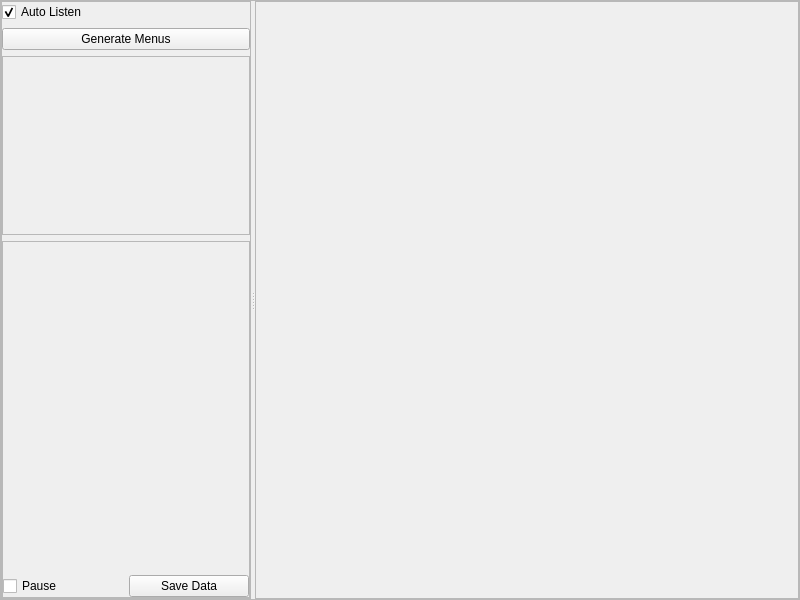
<?xml version="1.0" encoding="UTF-8"?>
<ui version="4.0">
 <class>MainWindow</class>
 <widget class="QMainWindow" name="MainWindow">
  <property name="geometry">
   <rect>
    <x>0</x>
    <y>0</y>
    <width>800</width>
    <height>600</height>
   </rect>
  </property>
  <property name="windowTitle">
   <string>MainWindow</string>
  </property>
  <widget class="QWidget" name="centralwidget">
   <layout class="QHBoxLayout" name="horizontalLayout">
    <property name="spacing">
     <number>0</number>
    </property>
    <property name="leftMargin">
     <number>0</number>
    </property>
    <property name="topMargin">
     <number>0</number>
    </property>
    <property name="rightMargin">
     <number>0</number>
    </property>
    <property name="bottomMargin">
     <number>0</number>
    </property>
    <item>
     <widget class="QSplitter" name="splitter">
      <property name="frameShape">
       <enum>QFrame::StyledPanel</enum>
      </property>
      <property name="frameShadow">
       <enum>QFrame::Raised</enum>
      </property>
      <property name="orientation">
       <enum>Qt::Horizontal</enum>
      </property>
      <property name="opaqueResize">
       <bool>true</bool>
      </property>
      <widget class="QFrame" name="frame">
       <property name="sizePolicy">
        <sizepolicy hsizetype="Maximum" vsizetype="Preferred">
         <horstretch>0</horstretch>
         <verstretch>0</verstretch>
        </sizepolicy>
       </property>
       <property name="minimumSize">
        <size>
         <width>250</width>
         <height>0</height>
        </size>
       </property>
       <property name="frameShape">
        <enum>QFrame::StyledPanel</enum>
       </property>
       <property name="frameShadow">
        <enum>QFrame::Raised</enum>
       </property>
       <property name="class" stdset="0">
        <string>PeripheralCollection</string>
       </property>
       <layout class="QVBoxLayout" name="verticalLayout" stretch="1,1,1,2">
        <property name="spacing">
         <number>6</number>
        </property>
        <property name="sizeConstraint">
         <enum>QLayout::SetDefaultConstraint</enum>
        </property>
        <property name="leftMargin">
         <number>0</number>
        </property>
        <property name="topMargin">
         <number>0</number>
        </property>
        <property name="rightMargin">
         <number>0</number>
        </property>
        <property name="bottomMargin">
         <number>0</number>
        </property>
        <item>
         <widget class="QCheckBox" name="checkBox">
          <property name="text">
           <string>Auto Listen</string>
          </property>
          <property name="checked">
           <bool>true</bool>
          </property>
         </widget>
        </item>
        <item>
         <widget class="QPushButton" name="pushButton">
          <property name="minimumSize">
           <size>
            <width>0</width>
            <height>0</height>
           </size>
          </property>
          <property name="text">
           <string>Generate Menus</string>
          </property>
         </widget>
        </item>
        <item>
         <widget class="QScrollArea" name="scrollArea">
          <property name="minimumSize">
           <size>
            <width>0</width>
            <height>0</height>
           </size>
          </property>
          <property name="styleSheet">
           <string notr="true"/>
          </property>
          <property name="widgetResizable">
           <bool>true</bool>
          </property>
          <widget class="QWidget" name="scrollLayout">
           <property name="geometry">
            <rect>
             <x>0</x>
             <y>0</y>
             <width>246</width>
             <height>174</height>
            </rect>
           </property>
           <layout class="QVBoxLayout" name="nodeArea">
            <property name="spacing">
             <number>0</number>
            </property>
            <property name="leftMargin">
             <number>0</number>
            </property>
            <property name="topMargin">
             <number>0</number>
            </property>
            <property name="rightMargin">
             <number>0</number>
            </property>
            <property name="bottomMargin">
             <number>0</number>
            </property>
            <item>
             <spacer name="verticalSpacer">
              <property name="orientation">
               <enum>Qt::Vertical</enum>
              </property>
              <property name="sizeHint" stdset="0">
               <size>
                <width>20</width>
                <height>40</height>
               </size>
              </property>
             </spacer>
            </item>
           </layout>
          </widget>
         </widget>
        </item>
        <item>
         <widget class="QScrollArea" name="scrollArea_2">
          <property name="styleSheet">
           <string notr="true"/>
          </property>
          <property name="widgetResizable">
           <bool>true</bool>
          </property>
          <widget class="QWidget" name="scroll2layout">
           <property name="geometry">
            <rect>
             <x>0</x>
             <y>0</y>
             <width>246</width>
             <height>351</height>
            </rect>
           </property>
           <property name="styleSheet">
            <string notr="true"/>
           </property>
           <layout class="QVBoxLayout" name="paramMenus">
            <property name="spacing">
             <number>0</number>
            </property>
            <property name="leftMargin">
             <number>0</number>
            </property>
            <property name="topMargin">
             <number>0</number>
            </property>
            <property name="rightMargin">
             <number>0</number>
            </property>
            <property name="bottomMargin">
             <number>0</number>
            </property>
            <item>
             <spacer name="verticalSpacer_2">
              <property name="orientation">
               <enum>Qt::Vertical</enum>
              </property>
              <property name="sizeHint" stdset="0">
               <size>
                <width>20</width>
                <height>40</height>
               </size>
              </property>
             </spacer>
            </item>
            <item>
             <widget class="QFrame" name="frame_3">
              <property name="frameShape">
               <enum>QFrame::NoFrame</enum>
              </property>
              <property name="frameShadow">
               <enum>QFrame::Raised</enum>
              </property>
              <layout class="QHBoxLayout" name="horizontalLayout_2">
               <property name="leftMargin">
                <number>0</number>
               </property>
               <property name="topMargin">
                <number>0</number>
               </property>
               <property name="rightMargin">
                <number>0</number>
               </property>
               <property name="bottomMargin">
                <number>0</number>
               </property>
               <item>
                <widget class="QCheckBox" name="pauseBox">
                 <property name="text">
                  <string>Pause</string>
                 </property>
                </widget>
               </item>
               <item>
                <widget class="QPushButton" name="pushButton_2">
                 <property name="minimumSize">
                  <size>
                   <width>0</width>
                   <height>0</height>
                  </size>
                 </property>
                 <property name="text">
                  <string>Save Data</string>
                 </property>
                </widget>
               </item>
              </layout>
             </widget>
            </item>
           </layout>
          </widget>
         </widget>
        </item>
       </layout>
      </widget>
      <widget class="QFrame" name="frame_2">
       <property name="sizePolicy">
        <sizepolicy hsizetype="MinimumExpanding" vsizetype="Preferred">
         <horstretch>1</horstretch>
         <verstretch>0</verstretch>
        </sizepolicy>
       </property>
       <property name="frameShape">
        <enum>QFrame::StyledPanel</enum>
       </property>
       <property name="frameShadow">
        <enum>QFrame::Raised</enum>
       </property>
       <layout class="QVBoxLayout" name="plot_area">
        <property name="spacing">
         <number>0</number>
        </property>
        <property name="sizeConstraint">
         <enum>QLayout::SetDefaultConstraint</enum>
        </property>
        <property name="leftMargin">
         <number>5</number>
        </property>
        <property name="topMargin">
         <number>5</number>
        </property>
        <property name="rightMargin">
         <number>5</number>
        </property>
        <property name="bottomMargin">
         <number>5</number>
        </property>
       </layout>
      </widget>
     </widget>
    </item>
   </layout>
  </widget>
 </widget>
 <resources/>
 <connections>
  <connection>
   <sender>checkBox</sender>
   <signal>clicked(bool)</signal>
   <receiver>MainWindow</receiver>
   <slot>toggleListen(bool)</slot>
   <hints>
    <hint type="sourcelabel">
     <x>122</x>
     <y>23</y>
    </hint>
    <hint type="destinationlabel">
     <x>156</x>
     <y>-5</y>
    </hint>
   </hints>
  </connection>
  <connection>
   <sender>pushButton</sender>
   <signal>clicked()</signal>
   <receiver>MainWindow</receiver>
   <slot>reloadNodeList()</slot>
   <hints>
    <hint type="sourcelabel">
     <x>249</x>
     <y>62</y>
    </hint>
    <hint type="destinationlabel">
     <x>684</x>
     <y>-7</y>
    </hint>
   </hints>
  </connection>
  <connection>
   <sender>pushButton_2</sender>
   <signal>clicked()</signal>
   <receiver>MainWindow</receiver>
   <slot>saveData()</slot>
   <hints>
    <hint type="sourcelabel">
     <x>204</x>
     <y>580</y>
    </hint>
    <hint type="destinationlabel">
     <x>213</x>
     <y>615</y>
    </hint>
   </hints>
  </connection>
 </connections>
 <slots>
  <slot>reloadNodeList()</slot>
  <slot>toggleListen(bool)</slot>
  <slot>saveData()</slot>
 </slots>
</ui>
